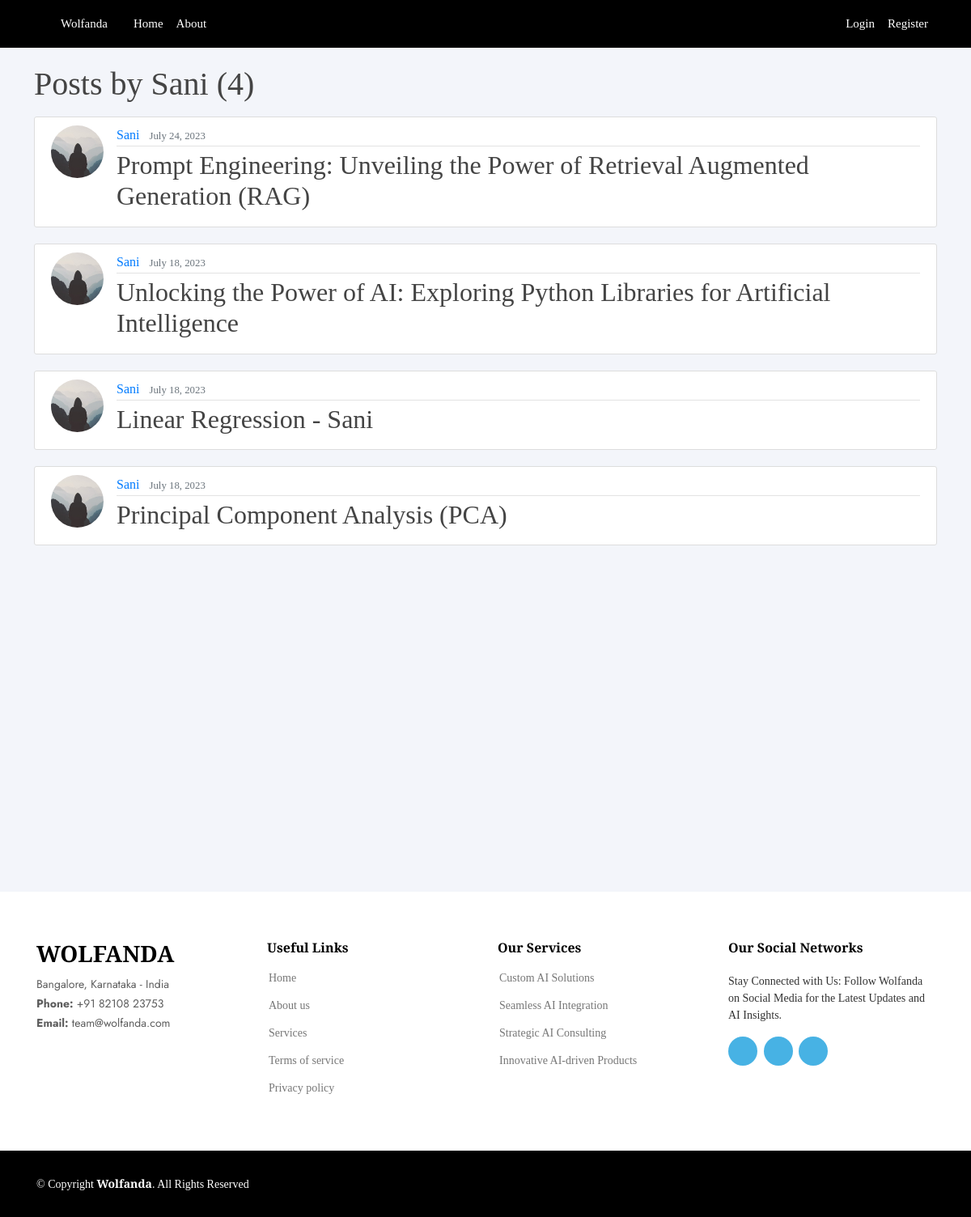
/user/Sani/, run on the app's committed database.
### blog/models.py (models this page shows, shortened)
class Post(models.Model):
    title = models.CharField(max_length=100)
    content = FroalaField()
    date_posted = models.DateTimeField(default=timezone.now)
    author = models.ForeignKey(User, on_delete=models.CASCADE)
    likes = models.ManyToManyField(User, related_name='liked_posts', blank=True)  # Make sure this field is defined.

### users/models.py (models this page shows, shortened)
class Profile(models.Model):
    user = models.OneToOneField(User, on_delete=models.CASCADE)
    image = models.ImageField(default='default.jpg', upload_to='profile_pics')

### blog/views.py (the view)
# urls.py: path('user/<str:username>/', UserPostListView.as_view(), name='user-posts'),
class UserPostListView(ListView):
    model = Post
    template_name = 'blog/user_posts.html'  # <app>/<model>_<viewtype>.html
    context_object_name = 'posts'
    paginate_by = 5
    def get_queryset(self):
        user = get_object_or_404(User, username=self.kwargs.get('username'))
        return Post.objects.filter(author=user).order_by('-date_posted')

### blog/templates/blog/user_posts.html (shortened to what this page needs)
{% extends "blog/base.html" %}
{% block content %}
    <h1 class="mb-3">Posts by {{ view.kwargs.username }} ({{ page_obj.paginator.count }})</h1>
    {% for post in posts %}
        <article class="media content-section">
          <img class="rounded-circle article-img" src="{{ post.author.profile.image.url }}">
          <div class="media-body">
            <div class="article-metadata">
              <a class="mr-2" href="{% url 'user-posts' post.author.username %}">{{ post.author }}</a>
              <small class="text-muted">{{ post.date_posted|date:"F d, Y" }}</small>
            </div>
            <h2><a class="article-title" href="{% url 'post-detail' post.id %}">{{ post.title }}</a></h2>
          </div>
        </article>
    {% endfor %}
    <br><br><br><br><br><br><br><br><br><br><br><br><br><br><br><br><br>
{% endblock content %}

### blog/static/assets/css/variables.css (style rules this page uses)
:root { --font-default: 'EB Garamond', system-ui, -apple-system, "Segoe UI", Roboto, "Helvetica Neue", Arial, "Noto Sans", "Liberation Sans", sans-serif, "Apple Color Emoji", "Segoe UI Emoji", "Segoe UI Symbol", "Noto Color Emoji"; --font-primary: 'EB Garamond', serif; --font-secondary: 'Inter', sans-serif; --color-default: #212529; --color-default-rgb: 33, 37, 41; --color-links: #212529; --color-links-hover: #15171a; --color-primary: #212529; --color-primary-light: #26282c; --color-primary-dark: #0b0c0e; --color-primary-rgb: 33, 37, 41; --color-primary-light-rgb: 38, 40, 44; --color-primary-dark-rgb: 11, 12, 14; --color-secondary: #596d80; --color-secondary-light: #8498aa; --color-secondary-dark: #404f5c; --color-secondary-rgb: 89, 109, 128; --color-secondary-light-rgb: 132, 152, 170; --color-secondary-dark-rgb: 64, 79, 92; --color-blue: #0d6efd; --color-blue-rgb: 13, 110, 253; --color-indigo: #6610f2; --color-indigo-rgb: 102, 16, 242; --color-purple: #6f42c1; --color-purple-rgb: 111, 66, 193; --color-pink: #f3268c; --color-pink-rgb: 243, 38, 140; --color-red: #df1529; --color-red-rgb: 223, 21, 4; --color-orange: #fd7e14; --color-orange-rgb: 253, 126, 20; --color-yellow: #ffc107; --color-yellow-rgb: 255, 193, 7; --color-green: #059652; --color-green-rgb: 5, 150, 82; --color-teal: #20c997; --color-teal-rgb: 32, 201, 151; --color-cyan: #0dcaf0; --color-cyan-rgb: 13, 202, 240; --color-white: #ffffff; --color-white-rgb: 255, 255, 255; --color-gray: #6c757d; --color-gray-rgb: 108, 117, 125; --color-black: #000000; --color-black-rgb: 0, 0, 0; }
:root { --bs-blue: var(--color-blue); --bs-indigo: var(--color-indigo); --bs-purple: var(--color-purple); --bs-pink: var(--color-pink); --bs-red: var(--color-red); --bs-orange: var(--color-orange); --bs-yellow: var(--color-yellow); --bs-green: var(--color-green); --bs-teal: var(--color-teal); --bs-cyan: var(--color-cyan); --bs-white: var(--color-white); --bs-gray: var(--color-gray); --bs-gray-dark: #343a40; --bs-gray-100: #f8f9fa; --bs-gray-200: #e9ecef; --bs-gray-300: #dee2e6; --bs-gray-400: #ced4da; --bs-gray-500: #adb5bd; --bs-gray-600: #6c757d; --bs-gray-700: #495057; --bs-gray-800: #343a40; --bs-gray-900: #212529; --bs-primary: var(--color-blue); --bs-secondary: var(--color-blue); --bs-success: #198754; --bs-info: #0dcaf0; --bs-warning: #ffc107; --bs-danger: #dc3545; --bs-light: #f8f9fa; --bs-dark: #212529; --bs-primary-rgb: var(--color-primary-rgb); --bs-secondary-rgb: var(--color-secondary-rgb); --bs-success-rgb: 25, 135, 84; --bs-info-rgb: 13, 202, 240; --bs-warning-rgb: 255, 193, 7; --bs-danger-rgb: 220, 53, 69; --bs-light-rgb: 248, 249, 250; --bs-dark-rgb: 33, 37, 41; --bs-white-rgb: var(--color-white-rgb); --bs-black-rgb: var(--color-black-rgb); --bs-body-color-rgb: var(--color-default-rgb); --bs-body-bg-rgb: 255, 255, 255; --bs-font-sans-serif: var(--font-default); --bs-font-monospace: SFMono-Regular, Menlo, Monaco, Consolas, "Liberation Mono", "Courier New", monospace; --bs-gradient: linear-gradient(180deg, rgba(255, 255, 255, 0.15), rgba(255, 255, 255, 0)); --bs-body-font-family: var(--font-default); --bs-body-font-size: 1rem; --bs-body-font-weight: 400; --bs-body-line-height: 1.5; --bs-body-color: var(--color-default); --bs-body-bg: #fff; }

### blog/static/assets/css/main.css (style rules this page uses)
:root { scroll-behavior: smooth; }
body { color: rgba(var(--color-primary-rgb), 1); background-color: #ff0000; }
a { color: var(--color-links); text-decoration: none; }
h1, h2, h3, h4, h5, h6 { font-family: var(--font-primary); }

### blog/static/home/assets/css/style.css (style rules this page uses)
body { font-family: "Open Sans", sans-serif; color: #444444; }
a { color: #47b2e4; text-decoration: none; }
h1, h2, h3, h4, h5, h6 { font-family: "Jost", sans-serif; }

### blog/static/blog/main.css (style rules this page uses)
body { background: #ffffff; color: #333333; margin-top: 5rem; }
h1, h2, h3, h4, h5, h6 { color: #444444; }
.content-section { background: #ffffff; padding: 10px 20px; border: 1px solid #dddddd; border-radius: 3px; margin-bottom: 20px; }
.article-title { color: #444444; }
.article-img { height: 65px; width: 65px; margin-right: 16px; }
.article-metadata { padding-bottom: 1px; margin-bottom: 4px; border-bottom: 1px solid #e3e3e3 }

### blog/templates/blog/user_posts.html (style rules this page uses)
body { background-color:#f3f5fa; font-family: 'Playfair Display', serif; }

### data on the page
Post: author.profile.image (placeholder picture), author "Sani", date_posted "July 24, 2023", title "Prompt Engineering: Unveiling the Power of Retrieval Augmented Generation (RAG)"
Post: author.profile.image (placeholder picture), author "Sani", date_posted "July 18, 2023", title "Unlocking the Power of AI: Exploring Python Libraries for Artificial Intelligence"
Post: author.profile.image (placeholder picture), author "Sani", date_posted "July 18, 2023", title "Linear Regression - Sani"
Post: author.profile.image (placeholder picture), author "Sani", date_posted "July 18, 2023", title "Principal Component Analysis (PCA)"

### other printed values
{{ view.kwargs.username }} "Sani"
{{ page_obj.paginator.count }} "4"
